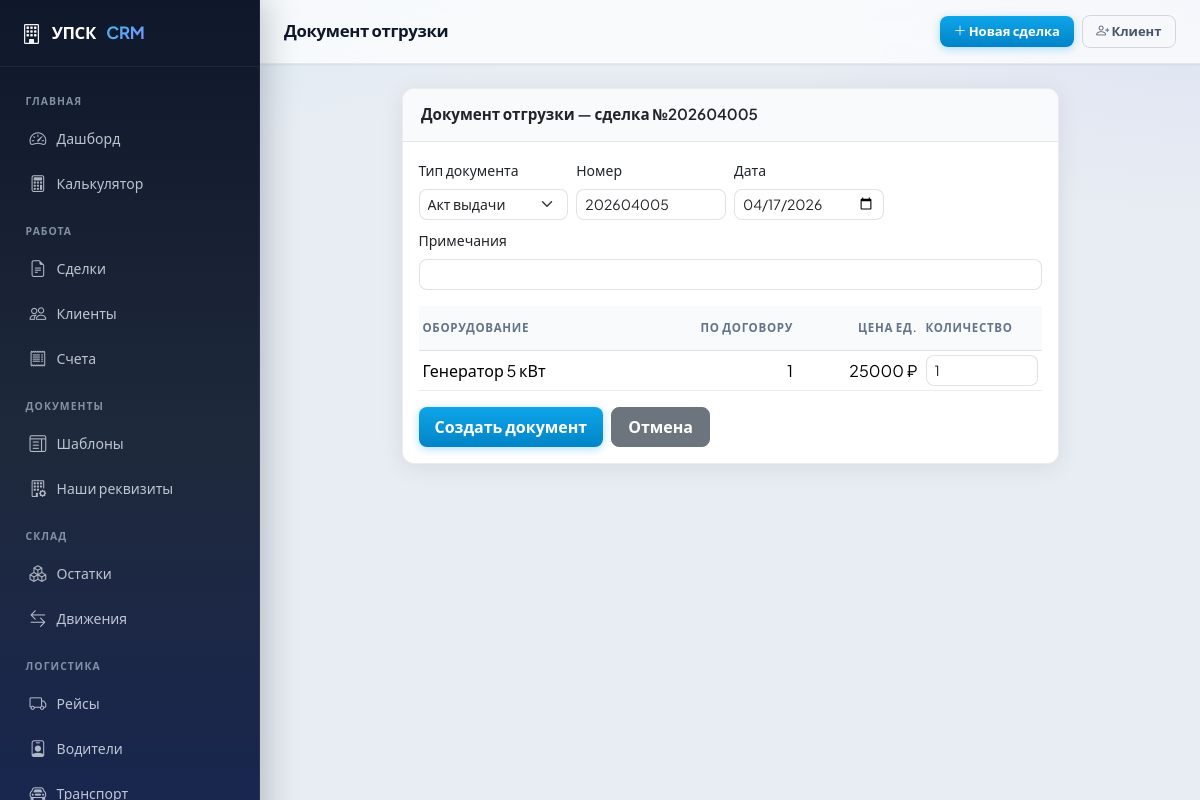
Page /billing/shipping/deal/5/ on the committed database.
### deals/models.py (models this page shows, shortened)
class Deal(models.Model):
    number = models.CharField('Номер сделки', max_length=50, unique=True)
    client = models.ForeignKey('clients.Client', on_delete=models.PROTECT,
                               related_name='deals', verbose_name='Клиент')
    our_entity = models.ForeignKey(
        'documents.OurLegalEntity',
        on_delete=models.PROTECT,
        related_name='deals',
        verbose_name='Наша организация',
        null=True,
        blank=True,
    )
    status = models.CharField('Статус', max_length=30, choices=DEAL_STATUS_CHOICES, default='new')
    created_at = models.DateTimeField('Создана', auto_now_add=True)
    updated_at = models.DateTimeField('Обновлена', auto_now=True)
    start_date = models.DateField('Дата начала аренды', null=True, blank=True)
    end_date = models.DateField('Дата окончания аренды', null=True, blank=True)
    actual_return_date = models.DateField('Фактический возврат', null=True, blank=True)
    city = models.CharField('Город', max_length=50, choices=CITY_CHOICES, default='Екатеринбург')
    delivery_address = models.TextField('Адрес доставки', blank=True)
    delivery_cost = models.DecimalField('Стоимость доставки (1 рейс)', max_digits=10, decimal_places=2, default=0)
    vat_mode = models.CharField('НДС', max_length=20, choices=VAT_CHOICES, default='no_vat')
    deposit_pct = models.DecimalField('Залог %', max_digits=5, decimal_places=2, default=10)
    total_area = models.DecimalField('Площадь (м²)', max_digits=10, decimal_places=2, default=0)
    rental_days = models.IntegerField('Срок аренды (дней)', default=30)
    daily_cost = models.DecimalField('Суточная стоимость', max_digits=10, decimal_places=2, default=0)
    total_rental = models.DecimalField('Итого аренда', max_digits=12, decimal_places=2, default=0)
    market_value = models.DecimalField('Рыночная стоимость оборудования', max_digits=12, decimal_places=2, default=0)
    deposit_amount = models.DecimalField('Сумма залога', max_digits=12, decimal_places=2, default=0)
    grand_total = models.DecimalField('Итого к оплате', max_digits=12, decimal_places=2, default=0)
    notes = models.TextField('Примечания', blank=True)
    contract_number = models.CharField('Номер договора', max_length=100, blank=True)
    contract_date = models.DateField('Дата договора', null=True, blank=True)
    class Meta:
        verbose_name = 'Сделка'
        verbose_name_plural = 'Сделки'
        ordering = ['-created_at']

class DealEquipmentItem(models.Model):
    deal = models.ForeignKey(Deal, on_delete=models.CASCADE,
                             related_name='equipment_items', verbose_name='Сделка')
    section = models.ForeignKey(DealSection, on_delete=models.CASCADE, null=True, blank=True,
                                related_name='equipment_items', verbose_name='Раздел')
    equipment_type = models.ForeignKey('equipment.EquipmentType', on_delete=models.PROTECT,
                                       verbose_name='Тип оборудования')
    quantity = models.IntegerField('Количество', default=0)
    unit_price = models.DecimalField('Рыночная цена ед.', max_digits=10, decimal_places=2, default=0)
    daily_rental_rate = models.DecimalField('Суточная ставка (руб./ед.)', max_digits=10, decimal_places=2, default=0)
    class Meta:
        verbose_name = 'Позиция оборудования'
        verbose_name_plural = 'Позиции оборудования'

### equipment/models.py (models this page shows, shortened)
class EquipmentType(models.Model):
    code = models.CharField('Код', max_length=50, unique=True)
    name = models.CharField('Наименование', max_length=200)
    category = models.ForeignKey(
        'pricing.EquipmentCategory', on_delete=models.SET_NULL,
        null=True, blank=True, related_name='equipment_types',
        verbose_name='Категория',
    )
    unit = models.CharField('Ед. изм.', max_length=20, default='шт')
    base_price = models.DecimalField(
        'Рыночная стоимость ед.', max_digits=10, decimal_places=2, default=0,
    )
    price_coefficient = models.DecimalField(
        'Коэффициент цены', max_digits=5, decimal_places=2, default=1.0,
    )
    daily_rental_rate = models.DecimalField(
        'Суточная ставка аренды (руб.)', max_digits=10, decimal_places=2, default=0,
    )
    weight_per_unit = models.DecimalField('Вес ед. (кг)', max_digits=8, decimal_places=3, default=0)
    volume_per_unit = models.DecimalField('Объём ед. (м3)', max_digits=8, decimal_places=4, default=0)
    is_active = models.BooleanField('Активно', default=True)
    class Meta:
        verbose_name = 'Тип оборудования'
        verbose_name_plural = 'Типы оборудования'
        ordering = ['name']

### billing/views.py (the view, shortened to what this page needs)
# urls.py: path('shipping/deal/<int:deal_pk>/', views.shipping_doc_create, name='shipping_doc_create'),
def shipping_doc_create(request, deal_pk):
    deal = get_object_or_404(Deal, pk=deal_pk)
    equipment_items = deal.equipment_items.select_related('equipment_type').all()
    return render(request, 'billing/shipping_doc_form.html', {
        'deal': deal, 'equipment_items': equipment_items,
        'today': timezone.now().date(),
        'page_title': 'Документ отгрузки',
    })

### templates/billing/shipping_doc_form.html (shortened to what this page needs)
{% extends "base.html" %}
{% block content %}
<div class="row justify-content-center">
<div class="col-lg-9">
  <div class="card">
    <div class="card-header">Документ отгрузки — сделка №{{ deal.number }}</div>
    <div class="card-body">
      <form method="post">
        <div class="row g-2 mb-3">
          <div class="col-md-3">
            <label class="form-label small">Тип документа</label>
            <select class="form-select form-select-sm" name="doc_type">
              <option value="issue">Акт выдачи</option>
            </select>
          </div>
          <div class="col-md-3">
            <label class="form-label small">Номер</label>
            <input type="text" class="form-control form-control-sm" name="number" value="{{ deal.number }}">
          </div>
          <div class="col-md-3">
            <label class="form-label small">Дата</label>
            <input type="date" class="form-control form-control-sm" name="date" value="{{ today|date:'Y-m-d' }}" required>
          </div>
          <div class="col-12">
            <label class="form-label small">Примечания</label>
            <input type="text" class="form-control form-control-sm" name="notes">
          </div>
        </div>
        <table class="table table-sm">
          <thead><tr><th>Оборудование</th><th class="text-end">По договору</th><th class="text-end">Цена ед.</th><th style="width:120px">Количество</th></tr></thead>
          <tbody>
            {% for item in equipment_items %}
            <tr>
              <td>{{ item.equipment_type.name }}</td>
              <td class="text-end">{{ item.quantity }}</td>
              <td class="text-end">{{ item.unit_price|floatformat:0 }} ₽</td>
              <td><input type="number" class="form-control form-control-sm" name="qty_{{ item.pk }}" value="{{ item.quantity }}" min="0" max="{{ item.quantity }}"></td>
            </tr>
            {% endfor %}
          </tbody>
        </table>
        <div class="d-flex gap-2">
          <button type="submit" class="btn btn-primary">Создать документ</button>
          <a href="{% url 'deal_detail' deal.pk %}" class="btn btn-secondary">Отмена</a>
        </div>
      </form>
    </div>
  </div>
</div>
</div>
{% endblock %}

### static/css/app.css (style rules this page uses)
:root { --sidebar-width: 260px; --topbar-height: 64px; --radius-sm: 8px; --radius-md: 12px; --radius-lg: 16px; --shadow-sm: 0 1px 2px rgba(15, 23, 42, 0.06); --shadow-md: 0 4px 24px rgba(15, 23, 42, 0.08); --shadow-lg: 0 12px 40px rgba(15, 23, 42, 0.12); --surface: #ffffff; --surface-2: #f8fafc; --border: rgba(15, 23, 42, 0.08); --accent: #0ea5e9; --accent-hover: #0284c7; --sidebar-bg: linear-gradient(180deg, #0f172a 0%, #1e293b 48%, #172554 100%); --sidebar-border: rgba(255, 255, 255, 0.06); --text-muted-custom: #64748b; --body-bg: #e8edf3; --bs-body-font-family: "Plus Jakarta Sans", system-ui, -apple-system, "Segoe UI", Roboto, sans-serif; --bs-primary: #0ea5e9; --bs-primary-rgb: 14, 165, 233; --bs-link-color: #0284c7; --bs-border-radius: var(--radius-sm); --bs-card-border-radius: var(--radius-md); }
*, *::before, *::after { box-sizing: border-box; }
body { font-family: var(--bs-body-font-family); background: var(--body-bg); background-image: radial-gradient(ellipse 120% 80% at 0% -20%, rgba(14, 165, 233, 0.12), transparent 50%), radial-gradient(ellipse 80% 60% at 100% 0%, rgba(99, 102, 241, 0.08), transparent 45%); background-attachment: fixed; color: #0f172a; -webkit-font-smoothing: antialiased; }
.card { border: 1px solid var(--border); border-radius: var(--radius-md); box-shadow: var(--shadow-md); background: var(--surface); overflow: hidden; }
.card-header { background: var(--surface-2) !important; border-bottom: 1px solid var(--border); font-weight: 600; font-size: 0.95rem; padding: 0.9rem 1.15rem; }
.table { --bs-table-hover-bg: rgba(14, 165, 233, 0.04); }
.table thead th { font-size: 0.72rem; font-weight: 700; text-transform: uppercase; letter-spacing: 0.06em; color: var(--text-muted-custom) !important; border-bottom-width: 1px; padding-top: 0.85rem; padding-bottom: 0.85rem; background: var(--surface-2); }
.table tbody td { vertical-align: middle; border-color: var(--border); }
.btn { font-weight: 600; border-radius: var(--radius-sm); padding: 0.45rem 1rem; }
.btn-primary { background: linear-gradient(180deg, #0ea5e9 0%, #0284c7 100%); border: none; box-shadow: 0 2px 8px rgba(14, 165, 233, 0.35); }
.form-control, .form-select { border-radius: var(--radius-sm); border-color: rgba(15, 23, 42, 0.12); }

### rows in the picture
Deal: number "202604005"
DealEquipmentItem: equipment_type.name "Генератор 5 кВт", quantity "1", unit_price "25000"

### other values in the picture
{{ page_title|default:"" }} "Документ отгрузки"
